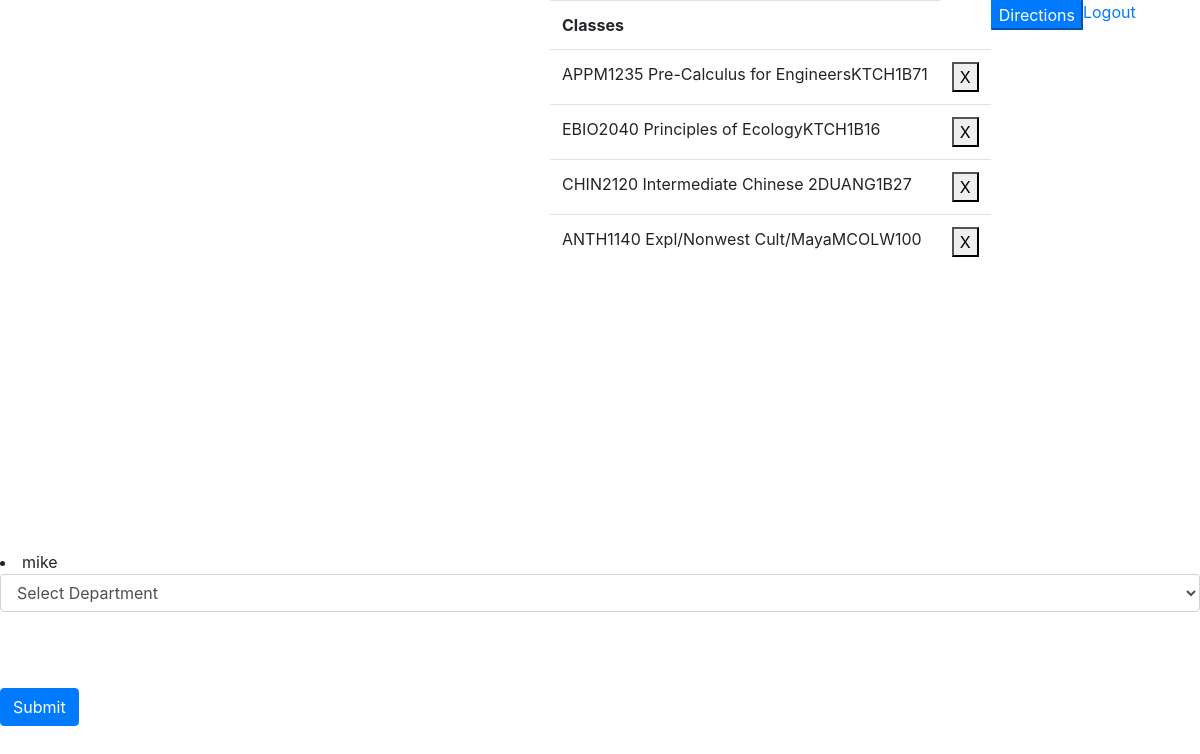
Screenshot of / (signed in) with the database file from the repository.
### tables this page shows
CREATE TABLE UserClass(
    userID INTEGER NOT NULL,
    classID INTEGER NOT NULL,
    FOREIGN KEY (userID) REFERENCES Users(userID),
    FOREIGN KEY (classID) REFERENCES Classes(classID)
);

CREATE TABLE "Classes" (
"classID" INTEGER,
  "classDept" TEXT,
  "classCourseNum" TEXT,
  "classSectionNum" TEXT,
  "classSessionNum" TEXT,
  "classClassNum" TEXT,
  "classCredits" TEXT,
  "classTitle" TEXT,
  "classComponent" TEXT,
  "classBuilding" TEXT,
  "classRoom" TEXT
);

CREATE TABLE Users(
    userID INTEGER PRIMARY KEY AUTOINCREMENT,
    userName TEXT UNIQUE,
    userPass TEXT UNIQUE
);

### app/map.py (the view)
@bp.route('/')
def index(user=None,classes=None):
    db = get_db()
    departments = db.execute('SELECT DISTINCT classDept from Classes').fetchall()
    if g.user:
        userid = g.user['userID']
        classes = db.execute("SELECT userClass.classID,Classes.classTitle,Classes.classDept,Classes.classID,Classes.classCourseNum, Classes.classBuilding, Classes.classRoom from userClass INNER JOIN Classes on userClass.classID=Classes.ClassID WHERE userClass.userID=?", (userid,)).fetchall()
    return render_template('base.html', departments=departments, user=user, classes=classes,)

### app/db.py (called while the page is built)
def get_db():
    if 'db' not in g:
        g.db = sqlite3.connect(
            current_app.config['DATABASE'],
            detect_types=sqlite3.PARSE_DECLTYPES,
        )
        g.db.row_factory = sqlite3.Row
    return g.db

### app/map.py (called while the page is built)
@bp.before_app_request
def load_logged_in_user():
    user_id = session.get('user_id')
    if user_id is None:
        g.user = None
    else:
        g.user = get_db().execute(
            'SELECT * FROM users WHERE userID = ?', (user_id,)
        ).fetchone()

### app/templates/base.html (shortened to what this page needs)
<!DOCTYPE html>
<html lang="en">
<link rel="stylesheet" href="{{ url_for('static', filename='style.css') }}">
<link rel="stylesheet" href="https://stackpath.bootstrapcdn.com/bootstrap/4.3.1/css/bootstrap.min.css">
<head>
</head>
<body>
<div class="d-flex flex-row">
    <div id="map-canvas"></div>
    <div>
        <table class="table" id="classesTable">
            <tr><th>Classes</th></tr>
            {% if classes %}
            {%for class in classes%}
                <tr class = "classRow" id={{class["classBuilding"]+"_"+class['classID']|string}}><td>{{class["classDept"] + class["classCourseNum"] + class["classTitle"] + class["classBuilding"] + class["classRoom"]}}</td><td><button id="rcbutton">X</button></td></tr>
            {%endfor%}
            {% endif %}
        </table>
    </div>
    <div><button type="button" class="btn-primary" id="directionsButton">Directions</button></div>
    {% if g.user %}
    <div><a class="button" href="/logout">Logout</a></div>
    {%else%}
    <div><a class="button" href="/login">Login</a></div>
    <div><a class="button" href="/register">Register</a></div>
    {%endif%}
</div>
<div><li><span>{{g.user['userName']}}</span></li></div>
<div class="d-flex flex-column">
    <form>
   <div class="form-group">
       <select class="form-control" id="se1">
           <option>Select Department</option>
       </select>
       <button class="btn btn-primary" id="submitClass" type="button">Submit</button>
    </div>
    </form>
</div>
</body>
</html>

### app/static/style.css (style rules this page uses)
#map-canvas { height:550px; width:550px; weight: 100% }

### rows the page displays
UserClass: classRoom "APPM1235 Pre-Calculus for EngineersKTCH1B71"
UserClass: classRoom "EBIO2040 Principles of EcologyKTCH1B16"
UserClass: classRoom "CHIN2120 Intermediate Chinese 2DUANG1B27"
UserClass: classRoom "ANTH1140 Expl/Nonwest Cult/MayaMCOLW100"
Users: user.userName "mike"
